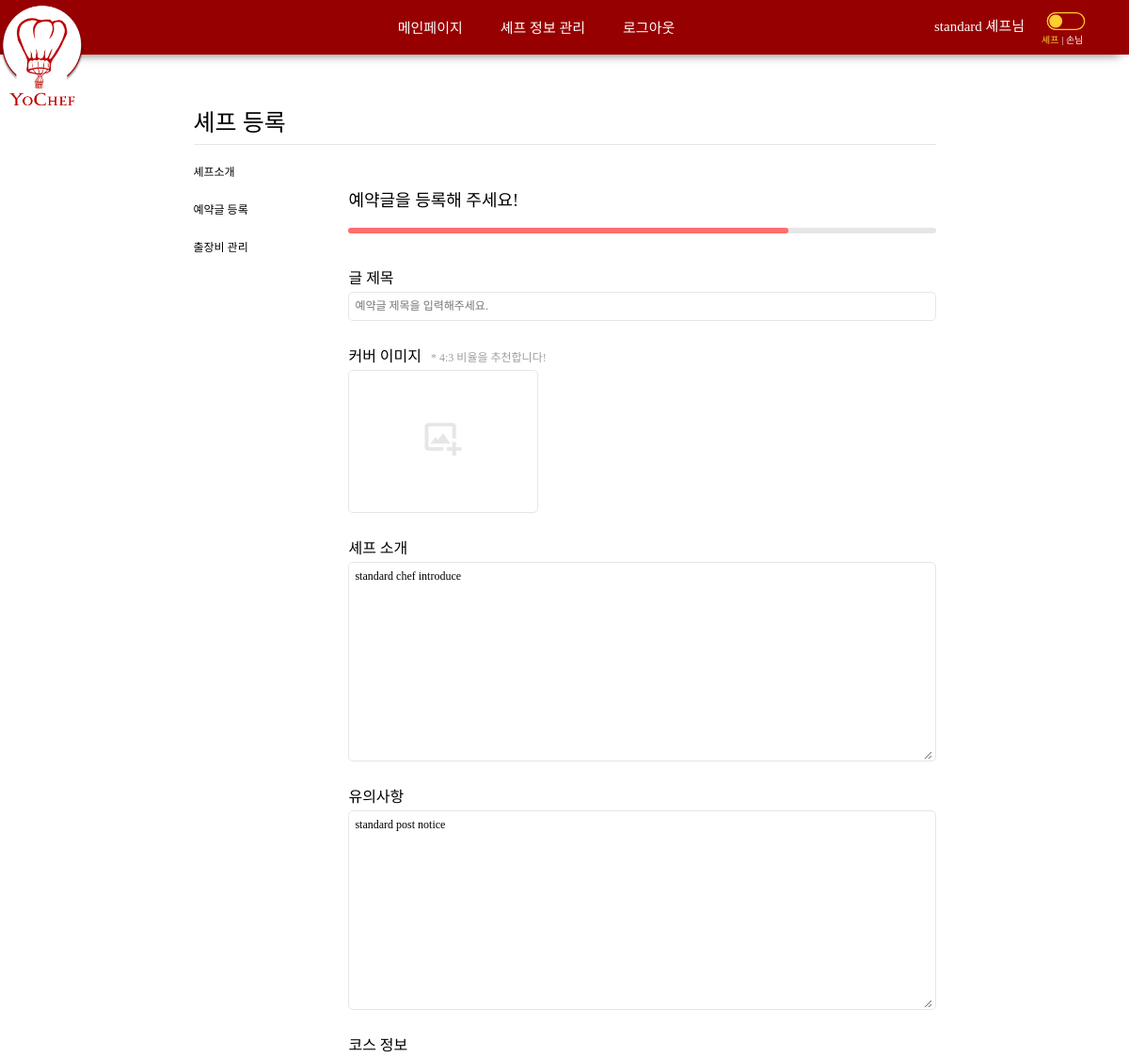
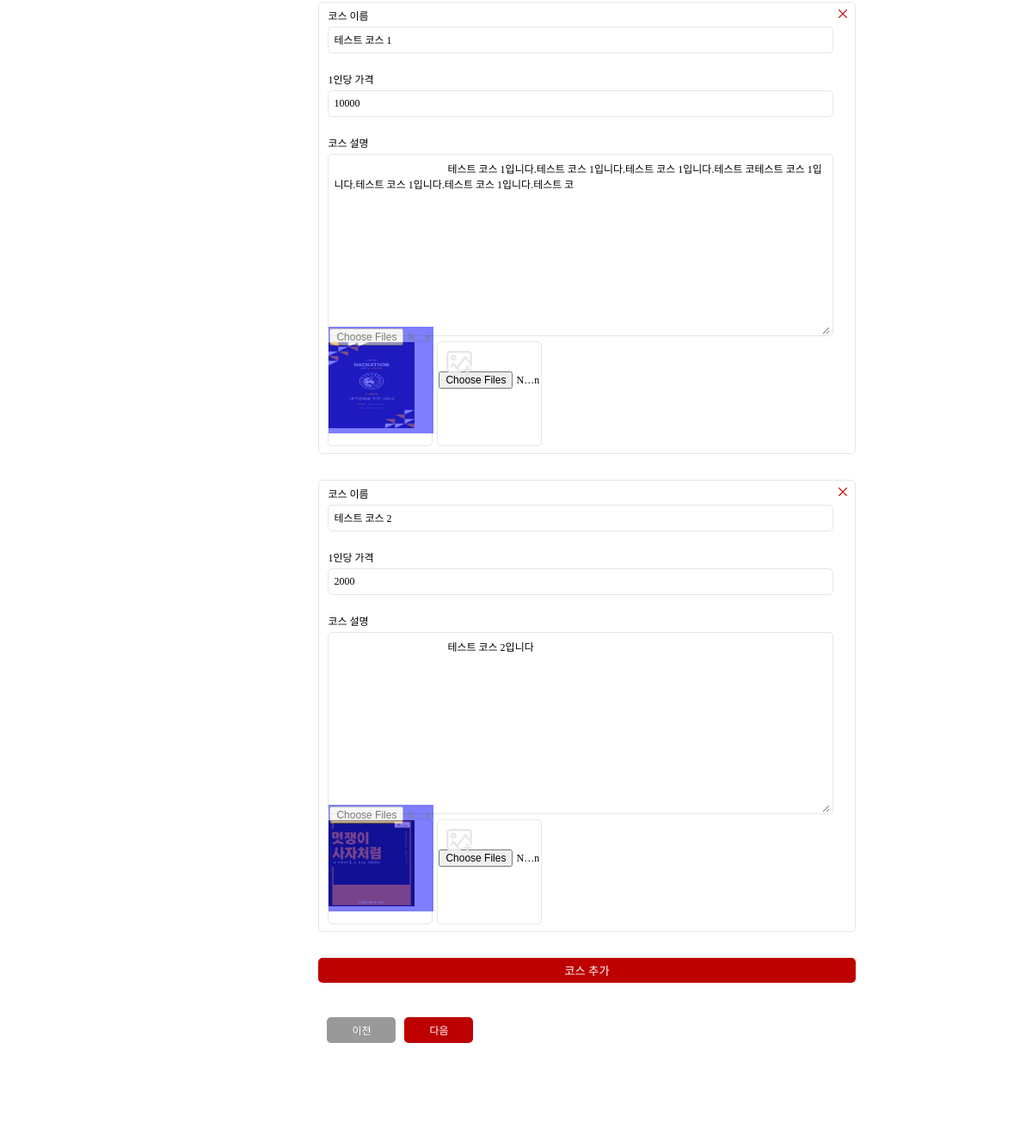
The page /chef/registerchef/3 (signed in, upper part) on the database as committed earlier (2 pictures, top to bottom).
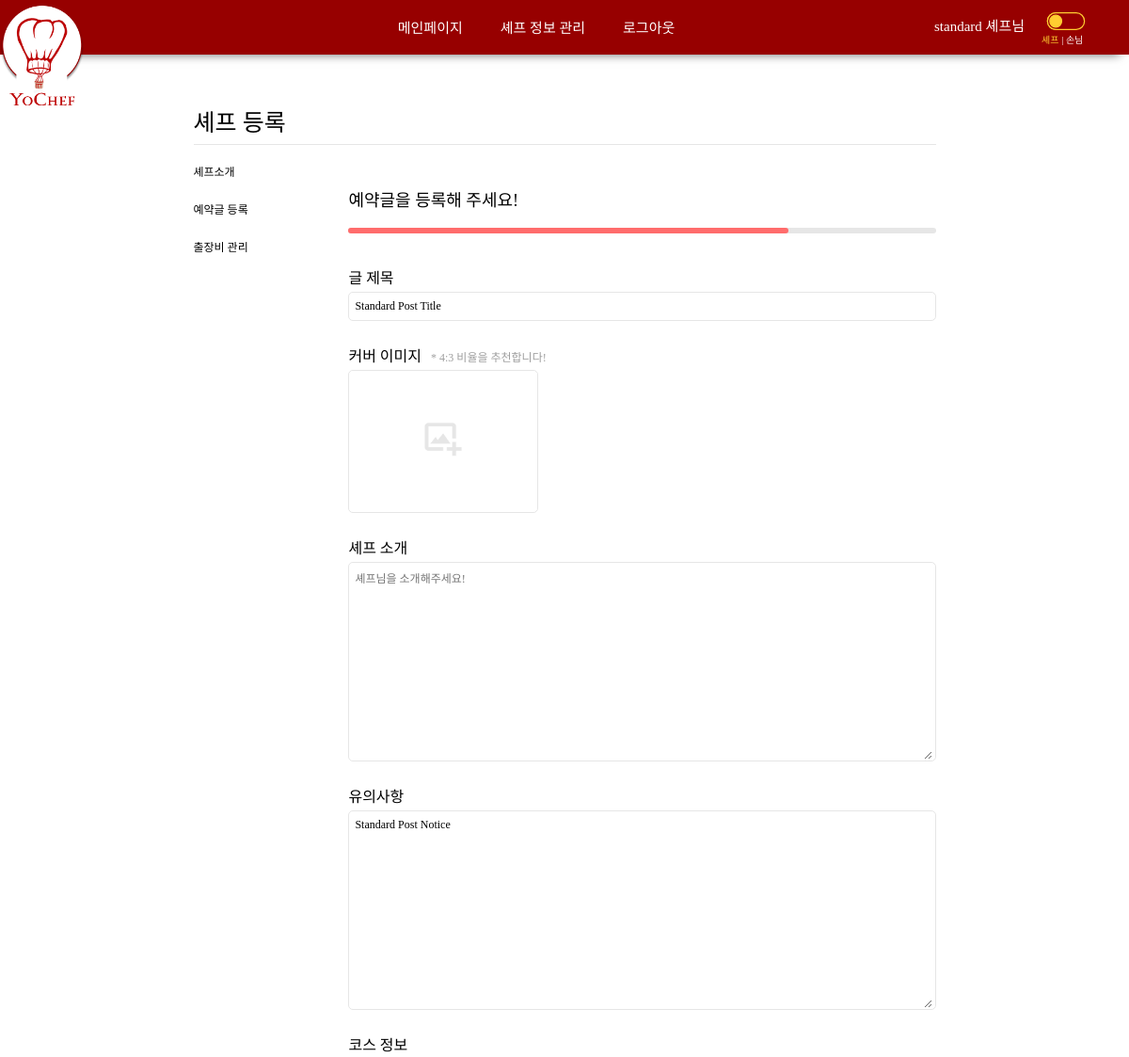
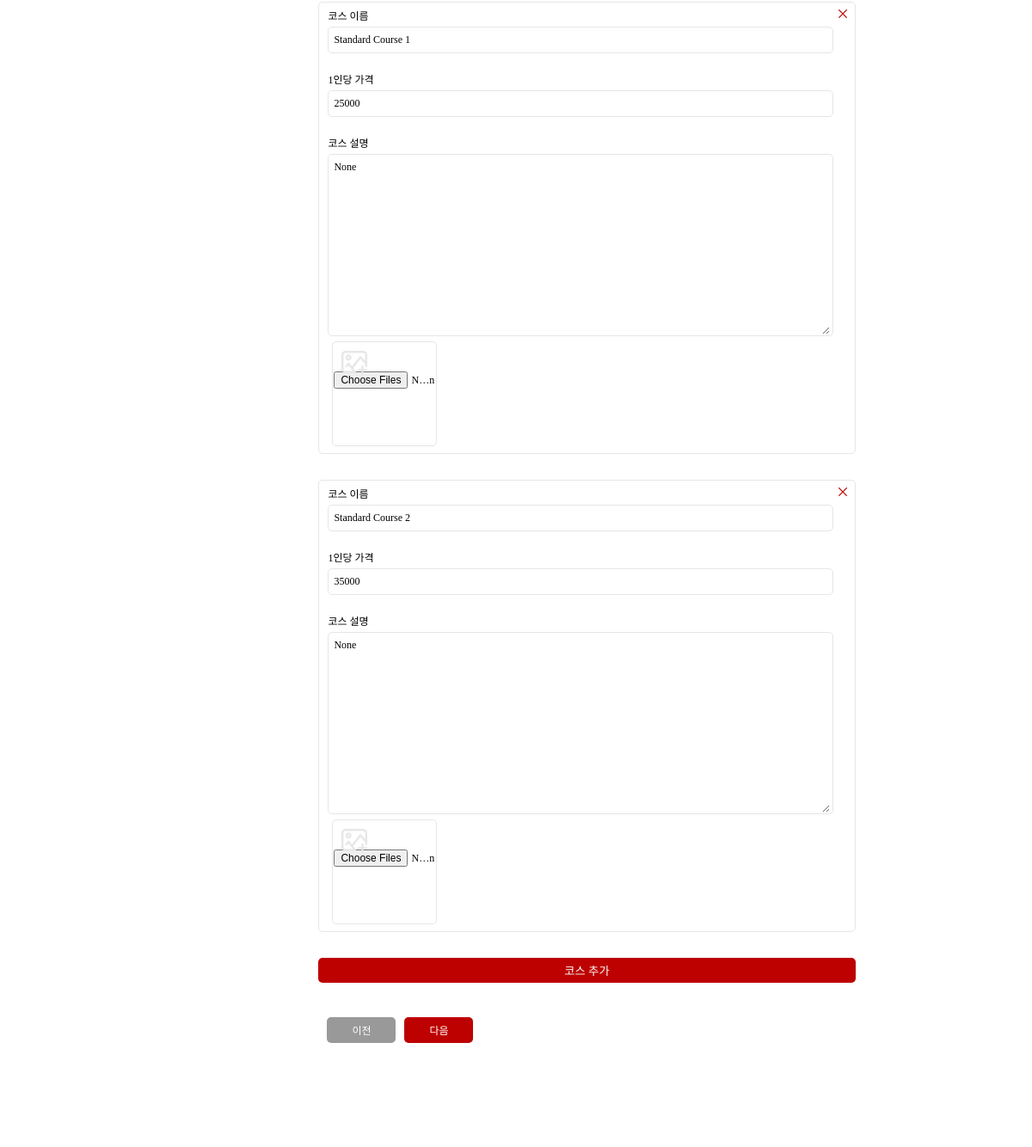
The same page on the database as committed later (2 pictures, top to bottom).
### chef/models.py (models this page shows, shortened)
class Post(models.Model):
	chef = models.OneToOneField(Chef, on_delete=models.CASCADE)
	region = models.IntegerField(null=True)
	regionDetail = models.ForeignKey(RegionDetail, null=True, on_delete=models.SET_NULL)
	title = models.TextField(max_length=255, null=True)
	introduce = models.TextField(max_length=5000, null=True)
	category = models.IntegerField(null=True)		# 한식, 일식, 중식, 아시안, 양식, 채식
	notice = models.TextField(max_length=5000, null=True)
	movingPrice = models.IntegerField(default=0)
	isOpen = models.BooleanField(default=True)
	registerDate = models.DateTimeField(auto_now=True)

class Course(models.Model):
	post = models.ForeignKey(Post, on_delete=models.CASCADE)
	title = models.TextField(max_length=1000)
	description = models.TextField(max_length=5000, null=True, blank=True)
	price = models.IntegerField()
	order = models.IntegerField(null=True)  # 등록된 순서

### public/models.py (models this page shows, shortened)
class File(models.Model):
	attachment = models.FileField(upload_to='media')
	category = models.IntegerField() # 1. chef profile, 2. chef spec, 3. course image, 4. post cover image
	chef = models.ForeignKey('chef.Chef', on_delete=models.CASCADE, null=True)
	post = models.ForeignKey('chef.Post', on_delete=models.CASCADE, null=True)
	course = models.ForeignKey('chef.Course', on_delete=models.CASCADE, null=True)
	order = models.IntegerField(null=True) # 파일 입력 순서
	uploadDate = models.DateTimeField(auto_now=True)

### chef/views.py (the view, shortened to what this page needs)
# urls.py: path('registerchef/<int:page_num>', views.registerChef, name="registerChef"),
def registerChef(request, page_num=1):
    if str(request.user) == "AnonymousUser":
        return redirect("/customer/login")
    customer = request.user.customer
    if page_num == 1:   # Load registerChef/1
        if Chef.objects.filter(customer=customer).exists():
            chef = customer.chef
        else:
            chef = Chef(customer=customer)
            chef.save()
        if File.objects.filter(chef=chef, category=1).exists():
            profileImage = File.objects.get(chef=chef, category=1)
        else:
            profileImage = File(chef=chef, category=1)
            profileImage.save()
        if Post.objects.filter(chef=chef).exists():
            post = chef.post
        else:
            post = Post(chef=chef)
            post.save()
        context = {
            "customer" : customer,
            "chef" : chef,
            "profileImage" : profileImage,
        }
        return render(request, 'registerChef_1.html', context)
    elif page_num == 3: # save registerChef/2, load registerChef/3
        chef = customer.chef
        post = chef.post
        if request.method == "POST":
            post.category = request.POST.get('category')
            post.region = request.POST.get('residence')
            post.regionDetail = RegionDetail.objects.get(id=request.POST.get('residenceDetail'))
            post.save()
        if File.objects.filter(post=post, category=4).exists():
            postCoverImage = File.objects.get(post=post, category=4)
        else:
            postCoverImage = None
        courses = Course.objects.filter(post=post)
        for course in courses:
            course.images = File.objects.filter(course=course, category=3)
        context = {
            "chef" : chef,
            "post" : post,
            "postCoverImage" : postCoverImage,
            "courses" : courses,
        }
        return render(request, 'registerChef_3.html', context)

### chef/templates/registerChef_3.html (shortened to what the changed rows need)
{% extends 'base.html' %}
{% load static %}
{% block style %}
<link rel="stylesheet" href="{% static 'css/editChefProfile_2.css' %}">
{% endblock %}
{% block content %}
    <form onsubmit="return formCheck()" name="registerChef_3" action="{% url 'registerChef' '4' %}" method="POST" enctype="multipart/form-data">
        <div class="edit-chef-wrapper">
            {% include 'registerChef_side.html' %}
                <section class="edit-content">
                    <div class="post">
                        <article class="post-title-wrapper">
                            <div class="input-wrapper">
                                <input value="{{post.title|default:""}}" name="title" class="post-title__content" type="text" placeholder="예약글 제목을 입력해주세요.">
                            </div>
                        </article>
                        <article class="chef-intro-wrapper">
                            <h4 class="register__article-title">셰프 소개</h4>
                            <div class="textarea-wrapper">
                                <textarea name="introduce" class="chefInfoInput" maxlength="500" placeholder="셰프님을 소개해주세요!">{{post.introduce}}</textarea>
                            </div>
                        </article>
                        <article class="notice-wrapper">
                            <div class="textarea-wrapper">
                                <textarea name="notice" class="noticeInput" maxlength="500" placeholder="ex)&#10;&#10;예약이 완료되면 안내 카톡을 보내드릴 예정입니다. 세부 요청사항은 카톡에서 말씀해주세요!&#10;&#10;코스별 안내사항&#10;&#10;코스 A: 준비시간 약 2시간&#10;&#10;※ 가격은 1인 기준입니다.&#10;&#10;※ 출장비 별도">{{post.notice|default:""}}</textarea>
                            </div>
                        </article>
                        <article class="course-wrapper">
                            <div class="course-info-all">
                                {% if not courses %}
                                <div class="courseInfo__eachCourse">
                                    <div class="course__content">
                                        <div class="course__info">
                                            <h4 class="course-name__title">코스 이름</h4>
                                            <div class="input-wrapper course__input-wrapper">
                                                <input class="course-info__title" name="courseTitle1" type="text" placeholder="ex) A코스(10인) 20,000원">
                                            </div>
                                            <h4 class="course-price__title">1인당 가격</h4>
                                            <div class="input-wrapper course__input-wrapper">
                                                <input onKeyPress="return checkNum(event)" onkeypress="inNumber(this);" class="course-info__price" name="coursePrice1" type="text" placeholder="인당 가격" value="">
                                            </div>
                                            <h4 class="course-name__title">코스 설명</h4>
                                            <div class="textarea-wrapper course__input-wrapper">
                                                <textarea class="course-info__description" name="courseDescribe1" maxlength="500" placeholder="ex)&#10;&#10;1. 메인반찬 : 돼지수육(800g), 돼지갈비조림(1kg), 소불고기(800g)&#10;&#10;2. 반찬 : 호박전/동태전, 탕수육, 궁중잡채, 겉절이김치, 콩나물무침 ...&#10;&#10;3. 후식 : 꿀떡, 인절미, 과일샐러드, 치킨텐더연어샐러드, 다슬기미역국&#10;&#10;8인~12인용 코스입니다.&#10;&#10;인원 및 요리 변경은 예약 후 말씀해주시면 가능한 범위 내에서 바꿔드립니다 ^^"></textarea>
                                            </div>
                                            <div class="course__img-container">
                                                <div class="course-image">
                                                    <img  onerror="this.src='{% static 'image/default_image_course.png' %}';" name="courseImageTag" src="{{image.attachment.url|default:""}}" alt="">
                                                    <input onchange="addNextImage()" class="course__img-input" name="courseImageInput" class="course-image__content" type="file" name="courseImg{{forloop.counter}}[]" id="2" multiple accept="image/*">
                                                </div>
                                                <!-- <div class="course-image-add">
                                                    <img class="add-image-button" src="{% static 'image/add_image.png' %}" alt="" style="width: 30px; height: 30px;">
                                                    <input class="course__img-input" name="courseImageInput" class="course-image__content" type="file" name="courseImg{{forloop.counter}}[]" id="2" multiple accept="image/*">
                                                </div> -->
                                            </div>
                                            <input class="course-image__content" type="file" name="courseImg1[]" multiple accept="image/*">
                                        </div>
                                        <button class="course__delete" onclick=" delCourse()" type="button"><img /></button>
                                    </div>
                                </div>
                                {% else %}
                                {% for course in courses %}
                                <div class="courseInfo__eachCourse">
                                    <div class="course__content">
                                        <div class="course__info">
                                            <h4 class="course-name__title">코스 이름</h4>
                                            <div class="input-wrapper course__input-wrapper">
                                                <input value="{{course.title}}" name="courseTitle{{forloop.counter}}" type="text" class="course-info__title" placeholder="ex) A코스(10인) 20,000원">
                                            </div>
                                            <h4 class="course-price__title">1인당 가격</h4>
                                            <div style='ime-mode:disabled' class="input-wrapper course__input-wrapper">
                                                <input onKeyPress="return checkNum(event)" value="{{course.price}}" name="coursePrice{{forloop.counter}}" type="text" class="course-info__price" placeholder="인당 가격" value="">
                                            </div>
                                            <h4 class="course-name__title">코스 설명</h4>
                                            <div class="textarea-wrapper course__input-wrapper">
                                                <textarea class="course-info__description" name="courseDescribe1" maxlength="500" placeholder="ex)&#10;&#10;1. 메인반찬 : 돼지수육(800g), 돼지갈비조림(1kg), 소불고기(800g)&#10;&#10;2. 반찬 : 호박전/동태전, 탕수육, 궁중잡채, 겉절이김치, 콩나물무침 ...&#10;&#10;3. 후식 : 꿀떡, 인절미, 과일샐러드, 치킨텐더연어샐러드, 다슬기미역국&#10;&#10;8인~12인용 코스입니다.&#10;&#10;인원 및 요리 변경은 예약 후 말씀해주시면 가능한 범위 내에서 바꿔드립니다 ^^">{{course.description}}</textarea>
                                            </div>
                                            <div class="course__img-container">
                                                {% for image in course.images %}
                                                <div class="course-image">
                                                    <img name="courseImageTag" src="{{image.attachment.url}}" alt="" style="width:100px; height:100px;">
                                                    <input class="course__image-input" name="courseImageInput" class="course-image__content" type="file" name="courseImg{{forloop.counter}}[]" id="2" multiple accept="image/*">
                                                </div>
                                                {% endfor %}
                                                <div class="course-image-add">
                                                    <img class="add-image-button" src="{% static 'image/add_image.png' %}" alt="" style="width: 30px; height: 30px;">
                                                    <input class="course__img-input" name="courseImageInput" class="course-image__content" type="file" name="courseImg{{forloop.counter}}[]" id="2" multiple accept="image/*">
                                                </div>
                                            </div>
                                        </div>
                                        <button class="course__delete" onclick="delCourse()" type="button"><img /></button>
                                    </div>
                                </div>
                                {% endfor %}
                                {% endif %}
                            </div>
                        </article>
                    </section>
                </div>
            </div>
        </div>
{% endblock %}

Rows that differ between the two databases and show on the page:
removed Course: courseTitle1 "테스트 코스 1", coursePrice1 "10000", courseDescribe1 "테스트 코스 1입니다.테스트 코스 1입니다.테스트 코스 1입니다.테스트 코테스트 코스 1입니다.테스트 코스 1입니다.테스트 코스 1입니다.테스트 코"
removed File: attachment (picture)
removed Course: title "테스트 코스 2", price "2000", courseDescribe1 "테스트 코스 2입니다"
removed File: attachment (picture)
changed Post: title (not shown) → "Standard Post Title"; notice "standard post notice" → "Standard Post Notice"; introduce "standard chef introduce" → (not shown)
added Course: courseTitle1 "Standard Course 1", coursePrice1 "25000", courseDescribe1 "None"
added Course: title "Standard Course 2", price "35000", courseDescribe1 "None"
